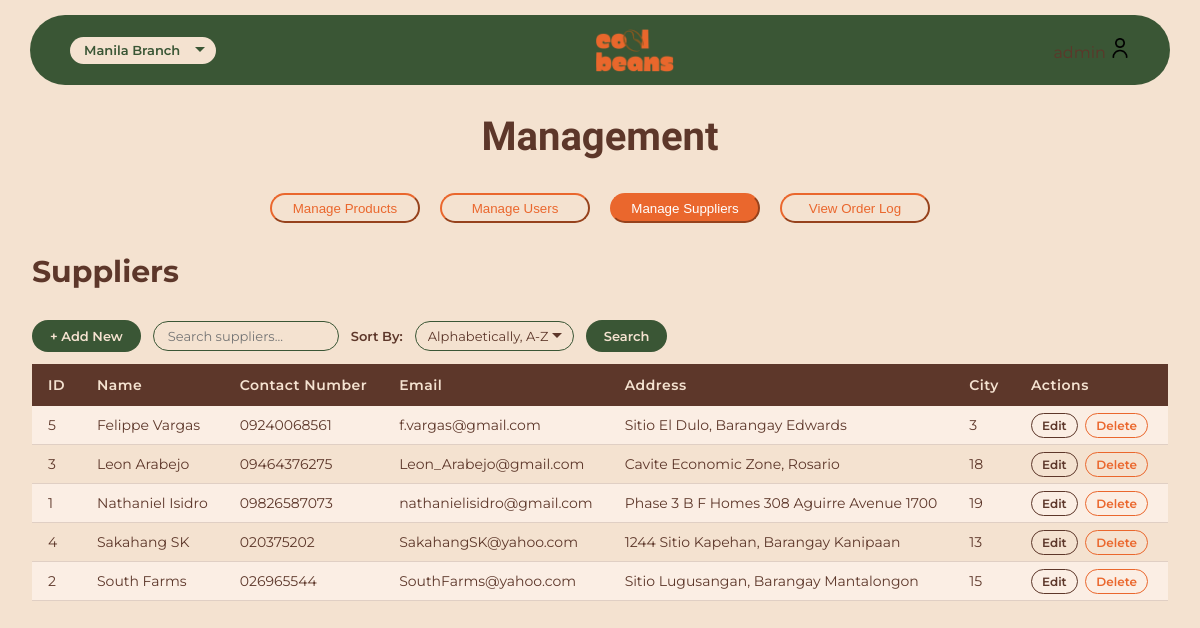
Page /coffee-backend/management/management.php?tab=supplier-management (signed in) on the committed database.
### tables this page shows
CREATE TABLE IF NOT EXISTS `supplier` (
  `supplier_id` INT NOT NULL AUTO_INCREMENT,
  `supplier_name` VARCHAR(100) NOT NULL,
  `contact_number` VARCHAR(45) NOT NULL,
  `email` VARCHAR(100) NOT NULL,
  `address` VARCHAR(255) NULL,
  `city_id` INT NOT NULL,
  PRIMARY KEY (`supplier_id`),
  UNIQUE INDEX `supplier_id_UNIQUE` (`supplier_id` ASC) VISIBLE,
  INDEX `fk_supplier_city1_idx` (`city_id` ASC) VISIBLE,
  CONSTRAINT `fk_supplier_city1`
    FOREIGN KEY (`city_id`)
    REFERENCES `city` (`city_id`)
    ON DELETE NO ACTION
    ON UPDATE NO ACTION);

### coffee-backend/management/management.php (the view, shortened to what this page needs)
<?php
    require_once '../config/db-connect.php';
    $supplier_search = $_GET['supplier_search'] ?? '';
    $supplier_search_clause = '';
    $supplier_sort  = $_GET['supplier_sort'] ?? 'A-Z';
    $supplier_order = $supplier_sort == 'Z-A' ? "supplier_name DESC" : "supplier_name ASC";
    $result_supplier = mysqli_query($conn, "SELECT * FROM supplier WHERE 1=1 $supplier_search_clause ORDER BY $supplier_order");
?>
<!DOCTYPE html>
<html>
    <head>
        <link rel="stylesheet" href="/itdbadm-mp/public/common/style.css">
    </head>
    <body>
        <header>
            <nav>
                <select>
                    <option>Manila Branch</option>
                </select>
                <img src="/itdbadm-mp/public/common/logo.png" class="logo" alt="Cool Beans Logo" />
                <div class="user-dropdown">
                    <span><?= htmlspecialchars($_SESSION['username']) ?></span>
                    <a href="#"><img src="/itdbadm-mp/public/common/user.png" class="icons" /></a>
                </div>
            </nav>
        </header>
        <h2>Management</h2>
        <div class="management-options">
            <button class="nav-btn" data-target="product-management">Manage Products</button>
            <button class="nav-btn" data-target="user-management">Manage Users</button>
            <button class="nav-btn" data-target="supplier-management">Manage Suppliers</button>
            <button class="nav-btn" data-target="order-management">View Order Log</button>
        </div>
        <div class="table-container">
            <div class="heading">
                <h3>Products</h3>
            </div>
            <div id="supplier-management" class="supplier-management">
                <div class="tab-controls">
                    <button onclick="location.href='../suppliers/add_suppliers.php'">+ Add New</button>
                    <form method="GET" action="management.php" style="display:inline-flex; gap:12px; align-items:center; flex-wrap:wrap;">
                        <input type="text" name="supplier_search" placeholder="Search suppliers..."
                            value="<?= htmlspecialchars($supplier_search) ?>"
                            style="border:1px solid #3A5635; border-radius:20px; padding:6px 14px; font-family:Montserrat,sans-serif; font-size:13px; color:#5D372A; background:#F4E2D0;">
                        <label>Sort By:</label>
                        <select name="supplier_sort" onchange="this.form.submit()">
                            <option value="A-Z" <?= $supplier_sort == 'A-Z' ? 'selected' : '' ?>>Alphabetically, A-Z</option>
                        </select>
                        <button type="submit">Search</button>
                    </form>
                </div>
                <table class="viewrecords">
                    <tr>
                        <th>ID</th>
                        <th>Name</th>
                        <th>Contact Number</th>
                        <th>Email</th>
                        <th>Address</th>
                        <th>City</th>
                        <th>Actions</th>
                    </tr>
                    <?php if (mysqli_num_rows($result_supplier) == 0): ?>
                        <tr><td colspan="7" style="text-align:center; padding:30px; color:#888;">No suppliers found.</td></tr>
                    <?php else: ?>
                        <?php while ($row = mysqli_fetch_assoc($result_supplier)): ?>
                        <tr>
                            <td><?= $row['supplier_id'] ?></td>
                            <td><?= $row['supplier_name'] ?></td>
                            <td><?= $row['contact_number'] ?></td>
                            <td><?= $row['email'] ?></td>
                            <td><?= $row['address'] ?></td>
                            <td><?= $row['city_id'] ?></td>
                            <td>
                                <a href="../suppliers/edit_suppliers.php?id=<?= $row['supplier_id'] ?>">Edit</a>
                                <a href="../suppliers/delete_suppliers.php?id=<?= $row['supplier_id'] ?>" class="delete-link" onclick="return confirm('Are you sure you want to delete this supplier?')">Delete</a>
                            </td>
                        </tr>
                        <?php endwhile; ?>
                    <?php endif; ?>
                </table>
            </div>
        </div>
    </body>
</html>

### public/common/style.css (style rules this page uses)
body { background-color: #F4E2D0; color: #5D372A; font-family: 'Montserrat', sans-serif; margin: 0; display: flex; flex-direction: column; align-items: center; }
h2 { font-family: 'Notable', sans-serif; font-size: 40px; color: #5D372A; text-align: center; }
header { width: 95%; display: flex; justify-content: center; position: fixed; top: 15px; z-index: 1000; }
header nav { display: flex; align-items: center; justify-content: space-between; width: 95%; height: 70px; border-radius: 70px; background-color:#3A5635; padding: 0 40px; }
header nav select { border: none !important; border-radius: 20px !important; padding: 6px 30px 6px 14px; font-family: 'Montserrat', sans-serif; font-size: 13px; font-weight: 600; color: #3A5635; background-color: #F4E2D0; cursor: pointer; appearance: none; -webkit-appearance: none; background-repeat: no-repeat; background-position: right 10px center; }
header a { text-decoration: none; color: black; font-size: 14px; font-weight: 600; }
.logo { height: 45px; }
.icons { height: 20px; }
table { border-collapse: separate; border-spacing: 20px; }
.user-dropdown { position: relative; display: inline-block; }
.management-options { display: flex; flex-direction: row; gap: 20px; }
.management-options button { background-color: #F4E2D0; color: #EA672D; border-color: #EA672D; border-radius: 20px; width: 150px; height: 30px; }
.management-options button.active-btn { background-color: #EA672D; color: white; border-color: #EA672D; }
#product-management, #user-management, #supplier-management, #order-management { display: none; }
.table-container { display: flex; flex-direction: column; }
.heading { display: flex; justify-content: space-between; align-items: baseline; gap: 500px; }
.heading h3 { font-size: 30px; }
table.viewrecords { width: 100%; border-collapse: collapse !important; border-spacing: 0 !important; font-size: 14px; margin-top: 12px; }
table.viewrecords th { background-color: #5D372A; color: #F4E2D0; padding: 12px 16px; text-align: left; font-weight: 600; letter-spacing: 0.5px; }
table.viewrecords a { text-decoration: none; font-weight: 600; padding: 4px 10px; border-radius: 20px; border: 1px solid #5D372A; color: #5D372A; margin-right: 4px; font-size: 12px; }
table.viewrecords a.delete-link { border-color: #EA672D; color: #EA672D; }
.tab-controls { display: flex; align-items: center; gap: 12px; margin-bottom: 12px; }
.tab-controls { display: flex; align-items: center; gap: 12px; margin-bottom: 12px; flex-wrap: wrap; }
.tab-controls button { background-color: #3A5635; color: #F4E2D0; border: none; border-radius: 20px; padding: 8px 18px; font-family: 'Montserrat', sans-serif; font-weight: 600; font-size: 13px; cursor: pointer; }
.tab-controls form { display: inline-flex; align-items: center; gap: 10px; flex-wrap: wrap; }
.tab-controls label { font-weight: 600; font-size: 13px; color: #5D372A; }
.tab-controls select { border: 1px solid #3A5635; border-radius: 20px; padding: 6px 12px; font-family: 'Montserrat', sans-serif; font-size: 13px; color: #5D372A; background-color: #F4E2D0; cursor: pointer; appearance: none; -webkit-appearance: none; padding-right: 24px; background-repeat: no-repeat; background-position: right 10px center; }

### rows in the picture
supplier: supplier_id "5", supplier_name "Felippe Vargas", contact_number "09240068561", email "f.vargas@gmail.com", address "Sitio El Dulo, Barangay Edwards", city "3"
supplier: supplier_id "3", supplier_name "Leon Arabejo", contact_number "09464376275", email "Leon_Arabejo@gmail.com", address "Cavite Economic Zone, Rosario", city "18"
supplier: supplier_id "1", supplier_name "Nathaniel Isidro", contact_number "09826587073", email "nathanielisidro@gmail.com", address "Phase 3 B F Homes 308 Aguirre Avenue 1700", city "19"
supplier: supplier_id "4", supplier_name "Sakahang SK", contact_number "020375202", email "SakahangSK@yahoo.com", address "1244 Sitio Kapehan, Barangay Kanipaan", city "13"
supplier: supplier_id "2", supplier_name "South Farms", contact_number "026965544", email "SouthFarms@yahoo.com", address "Sitio Lugusangan, Barangay Mantalongon", city "15"
